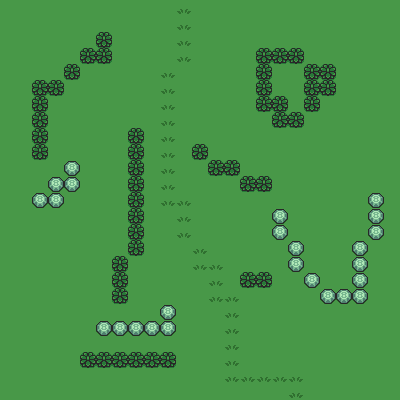

Tiled map render using the project's own tile images. Description and the map definition, with tile-layer contents summarised, below:
An orthogonal 25x25 tile map with 16x16 px tiles, 2 tile layers (Background, Foreground).

<map version="1.0" orientation="orthogonal" width="25" height="25" tilewidth="16" tileheight="16">
 <tileset firstgid="1" name="forest" tilewidth="16" tileheight="16">
  <image source="../Sprites/forest.png" width="659" height="512" />
  <tile id="10">
   <properties>
    <property name="Prefab" value="EmptyGrass" />
   </properties>
  </tile>
  <tile id="11">
   <properties>
    <property name="Prefab" value="Grass" />
   </properties>
  </tile>
  <tile id="92">
   <properties>
    <property name="Prefab" value="Bush" />
   </properties>
  </tile>
  <tile id="292">
   <properties>
    <property name="Prefab" value="Rock" />
   </properties>
  </tile>
 </tileset>
 <layer name="Background" width="25" height="25">
  <data>[625 cells, 625 non-empty, 1 distinct tile ids]</data>
 </layer>
 <layer name="Foreground" width="25" height="25">
  <data>[625 cells, 105 non-empty, 3 distinct tile ids]</data>
 </layer>
</map>
